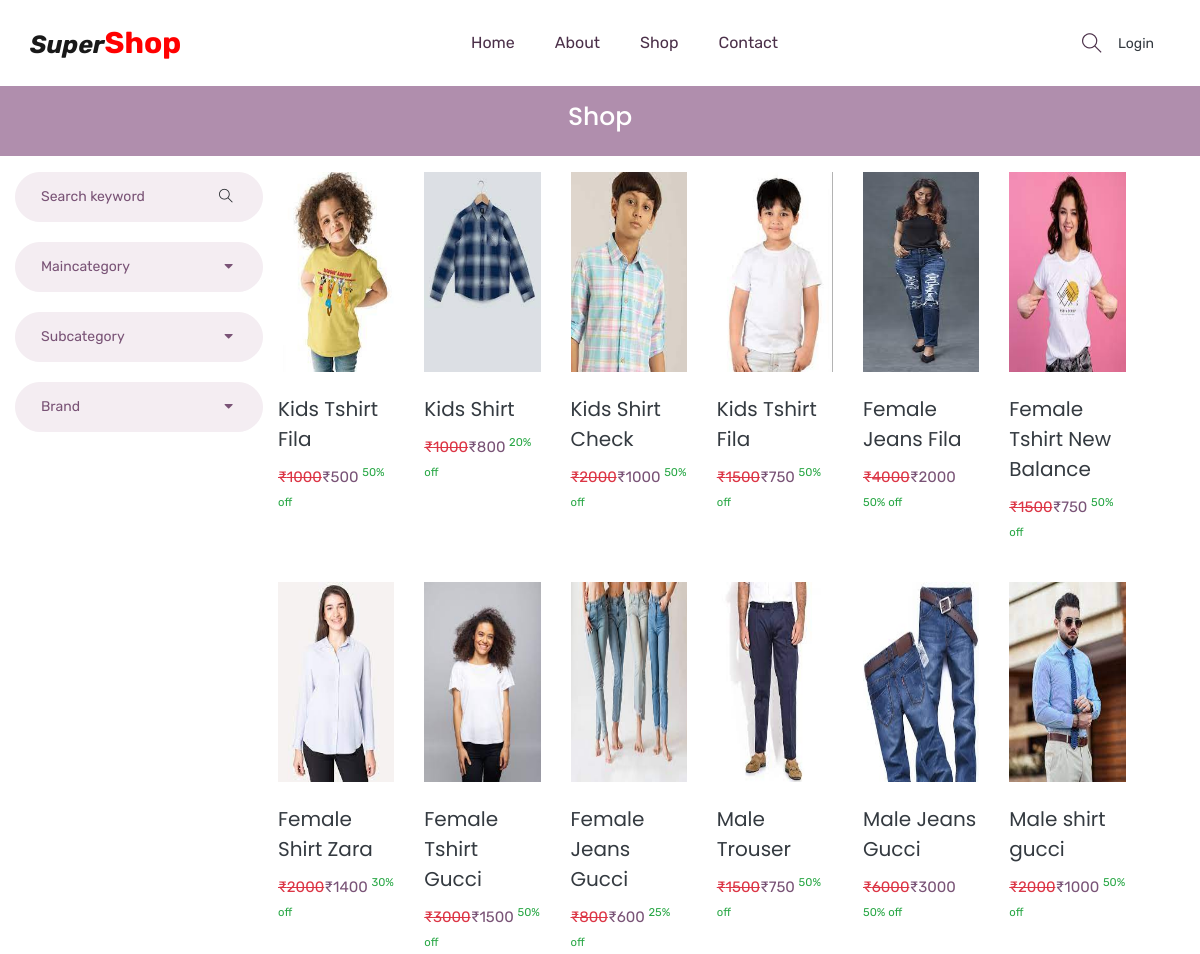
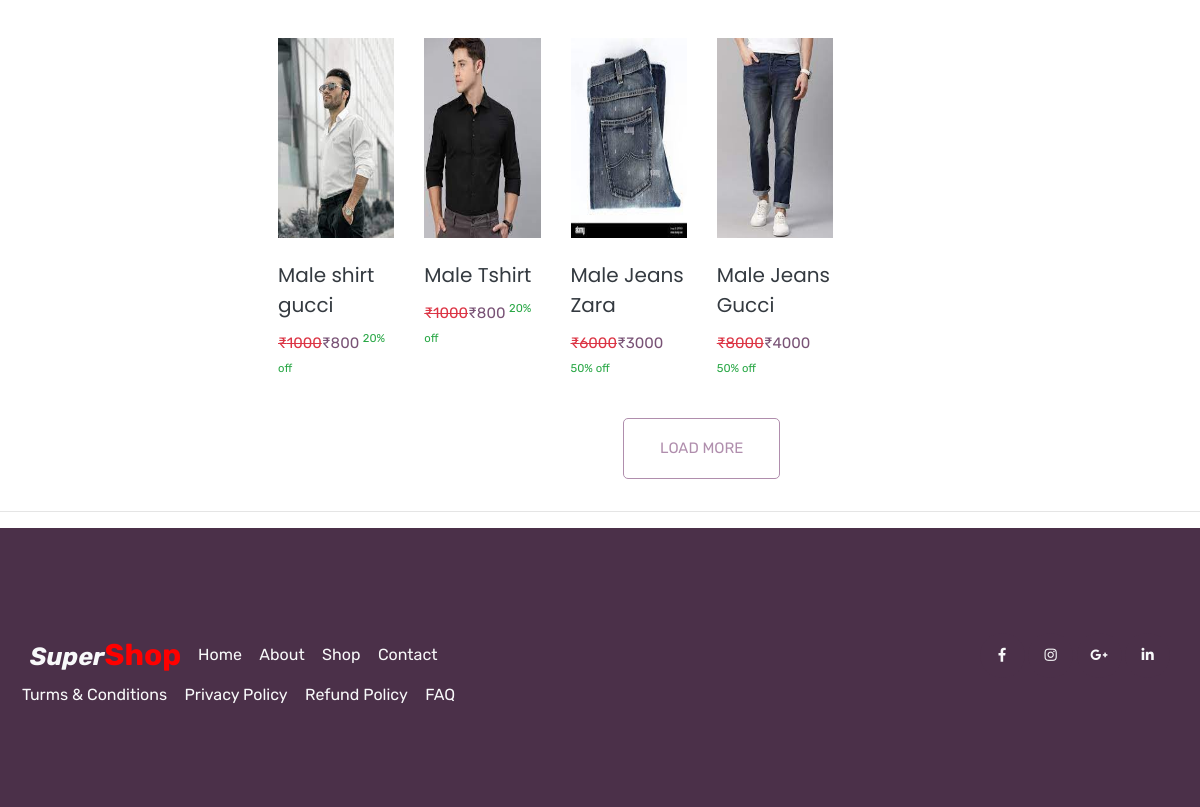
/shop/All/All/All/, run on the app's committed database (2 pictures, top to bottom).
### mainApp/models.py (models this page shows, shortened)
class Product(models.Model):
    id =models.AutoField(primary_key=True)
    name =models.CharField(max_length=30)
    maincategory=models.ForeignKey(Maincategory,on_delete=models.CASCADE)
    subcategory=models.ForeignKey(Subcategory,on_delete=models.CASCADE)
    brand=models.ForeignKey(Brand,on_delete=models.CASCADE)
    baseprice=models.IntegerField()
    discount=models.IntegerField()
    finalprice=models.IntegerField()
    stock=models.IntegerField(default=True)
    color=models.CharField(max_length=30)
    size=models.CharField(max_length=10)
    description=models.TextField()
    pic1=models.ImageField(upload_to="upload/product",null=True,blank=True)
    pic2=models.ImageField(upload_to="upload/product",default=None,blank=True,null=True)
    pic3=models.ImageField(upload_to="upload/product",default=None,blank=True,null=True)
    pic4=models.ImageField(upload_to="upload/product",default=None,blank=True,null=True)

### mainApp/views.py (the view)
# urls.py: path('shop/<str:mc>/<str:sc>/<str:br>/',mainApp.shopPage,name="shop"),
def shopPage(Request, mc, sc, br):
    if (mc == "All" and sc == "All" and br == "All"):  # Here it will through an error
        products = Product.objects.all().order_by('-id')
    elif (mc != 'All' and sc == 'All' and br == 'All'):
        products = Product.objects.filter(
            maincategory=Maincategory.objects.get(name=mc)).order_by('-id')
    elif (mc == 'All' and sc != 'All' and br == 'All'):
        products = Product.objects.filter(
            subcategory=Subcategory.objects.get(name=sc)).order_by('-id')
    elif (mc == 'All' and sc == 'All' and br != 'All'):
        products = Product.objects.filter(
            brand=Brand.objects.get(name=br)).order_by('-id')
    elif (mc != 'All' and sc != 'All' and br == 'All'):
        products = Product.objects.filter(
            maincategory=Maincategory.objects.get(name=mc)).order_by('-id')
    else:
        products = ''
    maincategory = Maincategory.objects.all().order_by('-id')
    subcategory = Subcategory.objects.all().order_by('-id')
    brand = Brand.objects.all().order_by('-id')
    return render(Request, 'shop.html', {'products': products, 'maincategory': maincategory, 'subcategory': subcategory, 'brand': brand, 'mc': mc, 'sc': sc, 'br': br})

### mainApp/templates/shop.html (shortened to what this page needs)
{% extends 'index.html' %}
{% load static %}
{% block body %}
    <section class="breadcrumb_part">
        <div class="container">
            <div class="row">
                <div class="col-lg-12">
                    <div class="breadcrumb_iner">
                        <h2>Shop</h2>
                    </div>
                </div>
            </div>
        </div>
    </section>
    <section class="product_list py-3">
        <div class="container">
            <div class="row">
                <div class="col-md-38">
                    <div class="product_sidebar">
                        <div class="single_sedebar">
                            <form action="/search/" method="post">
                                <input type="text" name="search" placeholder="Search keyword">
                                <i class="ti-search"></i>
                            </form>
                        </div>
                        <div class="single_sedebar">
                            <div class="select_option">
                                <div class="select_option_list">Maincategory <i class="right fas fa-caret-down"></i> </div>
                            </div>
                        </div>
                        <div class="single_sedebar">
                            <div class="select_option">
                                <div class="select_option_list">Subcategory <i class="right fas fa-caret-down"></i> </div>
                            </div>
                        </div>
                        <div class="single_sedebar">
                            <div class="select_option">
                                <div class="select_option_list">Brand <i class="right fas fa-caret-down"></i> </div>
                            </div>
                        </div>
                    </div>
                </div>
                <div class="col-md-9">
                    <div class="product_list">
                        <div class="row">
                            {% for items in products %}
                            <div class="col-xl-2 col-lg-3 col-md-4 col-sm-6 col-12">
                                <div class="single_product_item">
                                    <a href="/single-product/{{items.id}}">
                                        <div class="single_product_item_thumb">
                                            <img src="{{items.pic1.url}}" style="height: 200px;width: 150px;" alt="#" class="img-fluid">
                                        </div>
                                    </a>
                                    <h3 style="font-size: 20px;"> <a class="text-dark" href="/single-product/{{items.id}}">{{items.name}}</a> </h3>
                                    <p  style="font-size: 15px;"><del class="text-danger">&#8377;{{items.baseprice}}</del>&#8377;{{items.finalprice}} <sup class="text-success">{{items.discount}}% off</sup></p>
                                </div>
                            </div>
                            {% endfor %}
                        </div>
                        <div class="load_more_btn text-center">
                            <a href="#" class="btn_3">Load More</a>
                        </div>
                    </div>
                </div>
            </div>
        </div>
    </section>
{% endblock %}

### mainApp/templates/index.html (shortened to what this page needs)
{% load static %}
<!doctype html>
<html lang="en">
<head>
    <link rel="stylesheet" href="{% static '/css/bootstrap.min.css' %}">
    <link rel="stylesheet" href="{% static '/css/animate.css' %}">
    <link rel="stylesheet" href="{% static '/css/owl.carousel.min.css' %}">
    <link rel="stylesheet" href="{% static '/css/all.css' %}">
    <link rel="stylesheet" href="{% static '/css/flaticon.css' %}">
    <link rel="stylesheet" href="{% static '/css/themify-icons.css' %}">
    <link rel="stylesheet" href="{% static '/css/magnific-popup.css' %}">
    <link rel="stylesheet" href="{% static '/css/slick.css' %}">
    <link rel="stylesheet" href="{% static '/css/style.css' %}">
</head>
<body>
    <header class="main_menu home_menu">
        <div class="container">
            <div class="row align-items-center justify-content-center">
                <div class="col-lg-12">
                    <nav class="navbar navbar-expand-lg navbar-light">
                        <a class="navbar-brand logo-text" href="/">Super<span>Shop</span> </a>
                        <div class="collapse navbar-collapse main-menu-item" id="navbarSupportedContent">
                            <ul class="navbar-nav">
                                <li class="nav-item">
                                    <a class="nav-link" href="{% url 'home' %}">Home</a>
                                </li>
                                <li class="nav-item">
                                    <a class="nav-link" href="{% url 'about' %}">about</a>
                                </li>
                                <li class="nav-item">
                                    <a class="nav-link" href="/shop/All/All/All/">Shop</a>
                                </li>
                                <li class="nav-item">
                                    <a class="nav-link" href="{% url 'contact' %}">Contact</a>
                                </li>
                            </ul>
                        </div>
                        <div class="hearer_icon d-flex align-items-center">
                            <a id="search_1" href="javascript:void(0)"><i class="ti-search"></i></a>
                            <ul>
                                {% if request.user.is_authenticated %}
                                <li class="nav-item dropdown">
                                    <a class="nav-link dropdown-toggle" href="blog.html" id="navbarDropdown_2"
                                        role="button" data-toggle="dropdown" aria-haspopup="true" aria-expanded="false">
                                       {{request.user.username}}
                                    </a>
                                    <div class="dropdown-menu" aria-labelledby="navbarDropdown_2">
                                        <a class="dropdown-item" href="{% url 'profile' %}"> Profile</a>
                                        <a class="dropdown-item" href="{% url 'cart' %}">Cart</a>
                                        <a class="dropdown-item" href="{% url 'checkout' %}">Checkout</a>
                                        <a class="dropdown-item" href="{% url 'logout' %}">Logout</a>
                                    </div>
                                </li>
                                {% else %}
                                <li class="nav-item">
                                    <a class="nav-link text-dark" href="{% url 'login' %}">Login</a>
                                </li>
                                {% endif %}
                            </ul>
                        </div>
                    </nav>
                </div>
            </div>
        </div>
    </header>
    {% block body %}{% endblock %}
    <hr>
    <footer class="footer_part subscribe_part">
        <div class="footer_iner">
            <div class="container">
                <div class="row justify-content-between align-items-center">
                    <div class="col-lg-8">
                        <div class="footer_menu">
                            <div class="footer_logo">
                                <a class="navbar-brand logo-text text-light" href="/">Super<span>Shop</span> </a>
                            </div>
                            <div class="footer_menu_item">
                                <a class="text-light" href="{% url 'home' %}">Home</a>
                                <a class="text-light" href="{% url 'about' %}">About</a>
                                <a class="text-light" href="/shop/All/All/All">Shop</a>
                                <a class="text-light" href="{% url 'contact' %}">Contact</a>
                            </div>
                        </div>
                    </div>
                    <div class="col-lg-4">
                        <div class="social_icon">
                            <a class="text-light" href="#"><i class="fab fa-facebook-f"></i></a>
                            <a class="text-light" href="#"><i class="fab fa-instagram"></i></a>
                            <a class="text-light" href="#"><i class="fab fa-google-plus-g"></i></a>
                            <a class="text-light" href="#"><i class="fab fa-linkedin-in"></i></a>
                        </div>
                    </div>
                    <div class="row footer_menu_item">
                        <div class="col-lg-12">
                            <div class="copyright_text">
                                <div class="copyright_link">
                                    <a class="text-light" href="#">Turms & Conditions</a>
                                    <a class="text-light" href="#">Privacy Policy</a>
                                    <a class="text-light" href="#">Refund Policy</a>
                                    <a class="text-light" href="#">FAQ</a>
                                </div>
                            </div>
                        </div>
                    </div>
                </div>
            </div>
    </footer>
</body>
</html>

### mainApp/static/css/all.css (style rules this page uses)
.logo-text { font-weight: bold !important; font-style: italic !important; font-size: 25px; }
.logo-text span { font-weight: bold !important; font-style: normal !important; font-size: 30px; color:red; }
.fa, .fas, .far, .fal, .fab { -moz-osx-font-smoothing: grayscale; -webkit-font-smoothing: antialiased; display: inline-block; font-style: normal; font-variant: normal; text-rendering: auto; line-height: 1; }
.fa-caret-down:before { content: "\f0d7"; }
.fa-facebook-f:before { content: "\f39e"; }
.fa-google-plus-g:before { content: "\f0d5"; }
.fa-instagram:before { content: "\f16d"; }
.fa-linkedin-in:before { content: "\f0e1"; }
.fab { font-family: 'Font Awesome 5 Brands'; }
.fa, .fas { font-family: 'Font Awesome 5 Free'; font-weight: 900; }

### data on the page
Product: pic1 (picture), name "Kids Tshirt Fila", baseprice "1000", finalprice "500", discount "50"
Product: pic1 (picture), name "Kids Shirt", baseprice "1000", finalprice "800", discount "20"
Product: pic1 (picture), name "Kids Shirt Check", baseprice "2000", finalprice "1000", discount "50"
Product: pic1 (picture), name "Kids Tshirt Fila", baseprice "1500", finalprice "750", discount "50"
Product: pic1 (picture), name "Female Jeans Fila", baseprice "4000", finalprice "2000", discount "50"
Product: pic1 (picture), name "Female Tshirt New Balance", baseprice "1500", finalprice "750", discount "50"
Product: pic1 (picture), name "Female Shirt Zara", baseprice "2000", finalprice "1400", discount "30"
Product: pic1 (picture), name "Female Tshirt Gucci", baseprice "3000", finalprice "1500", discount "50"
Product: pic1 (picture), name "Female Jeans Gucci", baseprice "800", finalprice "600", discount "25"
Product: pic1 (picture), name "Male Trouser", baseprice "1500", finalprice "750", discount "50"
Product: pic1 (picture), name "Male Jeans Gucci", baseprice "6000", finalprice "3000", discount "50"
Product: pic1 (picture), name "Male shirt gucci", baseprice "2000", finalprice "1000", discount "50"
Product: pic1 (picture), name "Male shirt gucci", baseprice "1000", finalprice "800", discount "20"
Product: pic1 (picture), name "Male Tshirt", baseprice "1000", finalprice "800", discount "20"
Product: pic1 (picture), name "Male Jeans Zara", baseprice "6000", finalprice "3000", discount "50"
Product: pic1 (picture), name "Male Jeans Gucci", baseprice "8000", finalprice "4000", discount "50"
